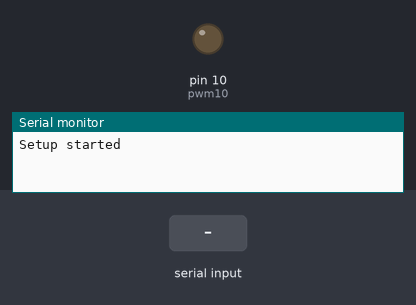
Bench run of a program on a simulated Arduino Nano Every. Shown: output pins drawn as LEDs (lit = HIGH), the last lines printed to the serial monitor. Inputs (shaded band) come from the test bench.

Above: at 1.2 s.
1.3 s: "90,45\n" received over Serial
At 3.5 s:
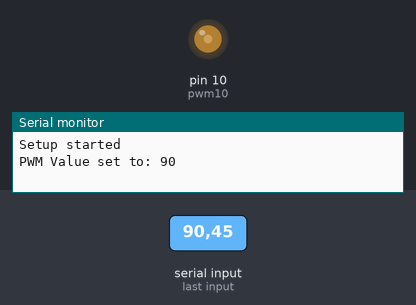
3.8 s: "30,150\n" received over Serial
At 5.7 s:
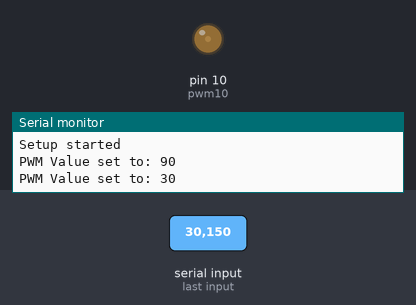
6.3 s: "200\n" received over Serial
At 7.6 s:
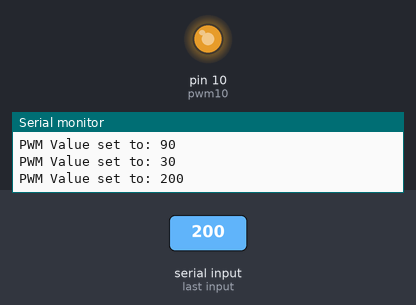
8.8 s: "90\n" received over Serial
At 10.7 s:
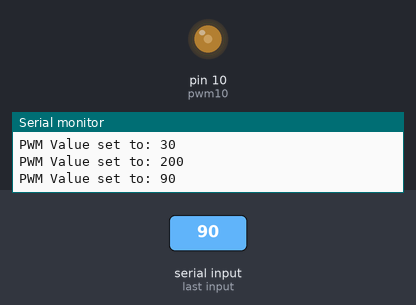
Timing chart, 0 to 12.2 s (numbered marks = the images above; inputs shaded):
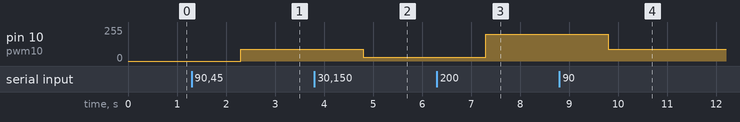

Measured:
- after the input at 1.3 s, pin 10 (pwm10): 0/255 → 90/255 after 1.0 s
- after the input at 3.8 s, pin 10 (pwm10): 90/255 → 30/255 after 1.0 s
- after the input at 6.3 s, pin 10 (pwm10): 30/255 → 200/255 after 1.0 s
- after the input at 8.8 s, pin 10 (pwm10): 200/255 → 90/255 after 1.0 s

The program:

main.cpp
```cpp
#include <Arduino.h>

// Define the PWM pin
const int pwm10 = 10;

void setup() {
  // Initialize serial communication at 115200 baud rate
  Serial.begin(115200);
  delay(50);  // Short delay to ensure the serial connection is established
  Serial.write("Setup started\n");

  // Set the PWM pin as an output
  pinMode(pwm10, OUTPUT);
}

void loop() {
  // Check if data is available to read from the serial port
  if (Serial.available() > 0) {
    // Read the incoming message as a String
    String msg = Serial.readString();

    // Convert the message to an integer
    int pwmValue = msg.toInt();

    // Check if the value is within the acceptable range (0 to 255)
    if (pwmValue >= 0 && pwmValue <= 255) {
      // Write the PWM value to the pin
      analogWrite(pwm10, pwmValue);
      Serial.print("PWM Value set to: ");
      Serial.println(pwmValue);
    } else {
      // Print an error message if the input is out of range
      Serial.println("Invalid PWM value. Please enter a number between 0 and 255.");
    }
  }
}
```
